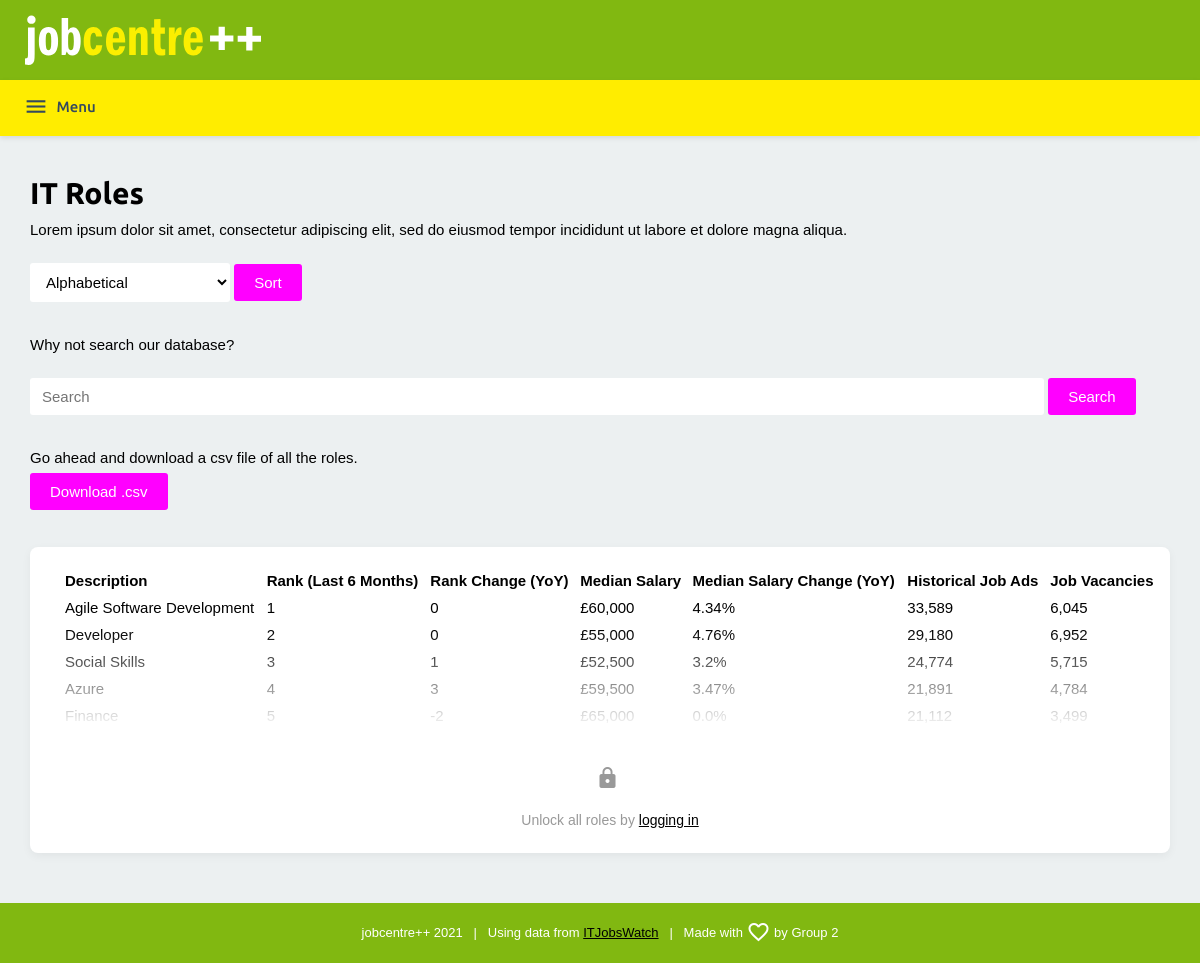
/roles/, run on an earlier commit of the app's database.
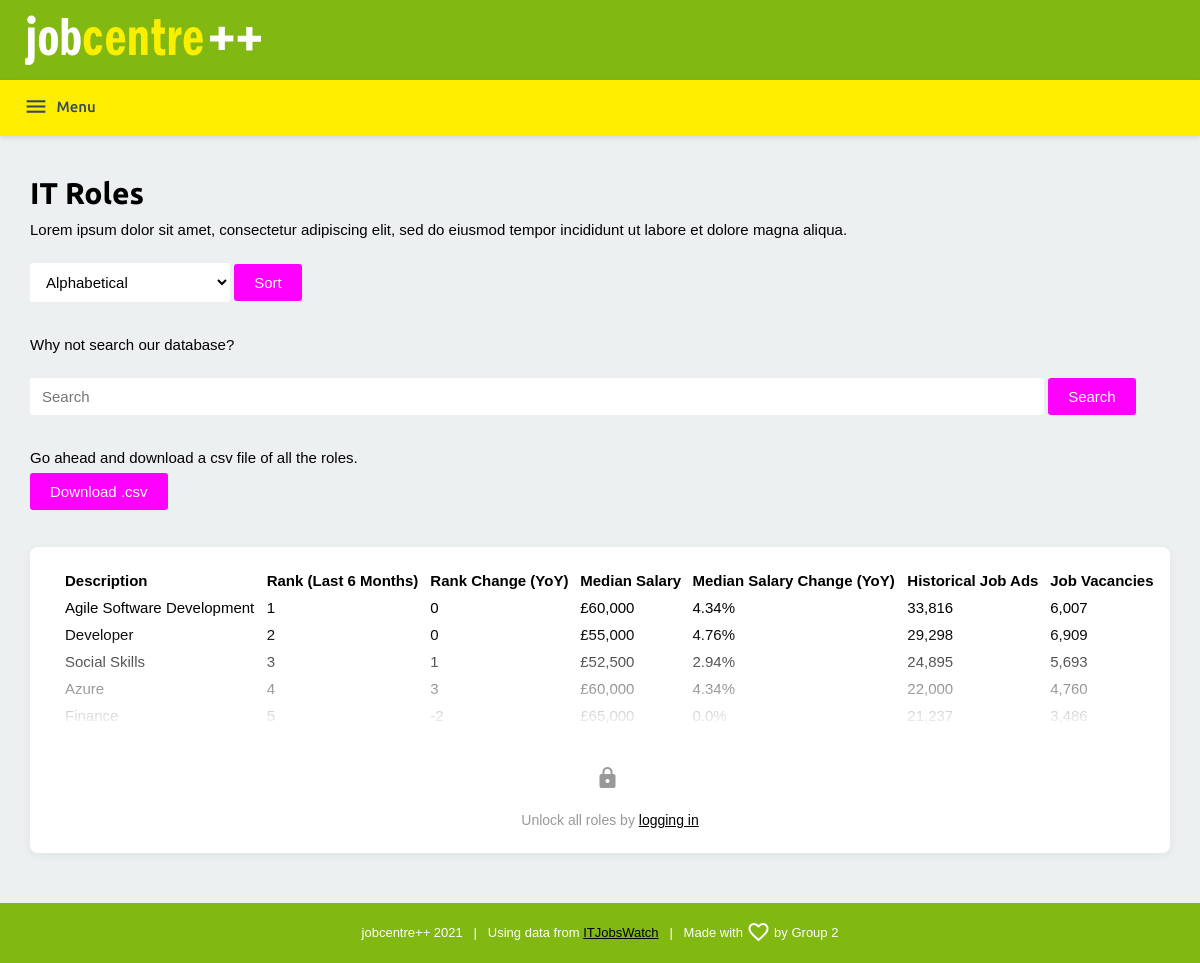
And on a later commit of the database.
### tables this page shows
CREATE TABLE roles (
            job_role TEXT,
            rank INTEGER,
            rank_change INTEGER,
            median_salary INTEGER,
            median_salary_change REAL,
            historical INTEGER,
            live_job_count INTEGER
        );

### app/routes.py (the view, shortened to what this page needs)
@flask_app.route('/roles/', methods=['GET', 'POST'])
def roles():
    search_form = RoleSearch(request.form)
    filter_form = RolesForm()
    category = 'rank'
    sort_order = 'ASC'
    is_auth = True if 'username' in session else False
    data = RolesDatabase().view_sorted_roles(category, sort_order, is_auth)
    if search_form.validate_on_submit():
        data = RolesDatabase().search_role(category, sort_order, is_auth, search_form.search_term.data)
    return render_template('roles.html', title='Roles', form=filter_form, search=search_form, data=data)

### app/roles_form.py
class RoleSearch(FlaskForm):
    search_term = StringField(validators=[DataRequired()])
    search_button = SubmitField("Search")

class RolesForm(FlaskForm):
    options = ['Alphabetical',
               'Rank',
               'Rank Change',
               'Median Salary',
               'Median Salary Change',
               'Historical Job Ads',
               'Job Vacancies'
               ]
    role_filter = SelectField(choices=options, validators=[DataRequired()])
    sort = SubmitField('Sort')

### app/roles_database.py (called while the page is built)
    def view_sorted_roles(self, category, sort_order, is_auth):
        self.roles_db_cursor.execute("SELECT * FROM roles ORDER BY {} {}".format(category, sort_order))
        if is_auth:
            all_roles = self.roles_db_cursor.fetchall()
        else:
            all_roles = self.roles_db_cursor.fetchmany(5)
        return all_roles

### app/templates/roles.html (shortened to what this page needs)
{% extends "base.html" %}
{% block content %}
    <div class="content">
        <div class="content-wrapper">
        <div class="content-left">
            <h1>IT Roles</h1>
            <p>Lorem ipsum dolor sit amet, consectetur adipiscing elit, sed do eiusmod tempor incididunt ut labore et dolore magna aliqua.</p>
            <br>
            <form action="" method="post" novalidate>
                {{ form.role_filter(class_="input input-dropdown") }}
                {{ form.sort(class_="button") }}
            </form>
            <br>
            <br>
            <p>Why not search our database?</p>
            <br>
            <form action="" method="post" novalidate>
                {{ search.search_term(size=32, class_="input search", placeholder="Search") }}
                {{ search.search_button(class_="button") }}
            </form>
            <br>
            <br>
            <p>Go ahead and download a csv file of all the roles.</p>
            <br>
            <form action="" method="post" novalidate>
                <a class="button button-margin" href="/download">Download .csv</a>
            </form>
            <br>
        </div>
        <div class="content-flask content-right">
            <div id="content-table">
            <table>
                <thead>
                <tr>
                    <th>Description</th>
                    <th>Rank (Last 6 Months)</th>
                    <th>Rank Change (YoY)</th>
                    <th>Median Salary</th>
                    <th>Median Salary Change (YoY)</th>
                    <th>Historical Job Ads</th>
                    <th>Job Vacancies</th>
                </tr>
                </thead>
                <tbody>
                 {% for row in data %}
                    <tr>
                        <td>{{row[0]}}</td>
                        <td>{{row[1]}}</td>
                        <td>{{row[2]}}</td>
                        <td>{{"£{:,}".format(row[3])}}</td>
                        <td>{{"{}%".format(row[4])}}</td>
                        <td>{{"{:,}".format(row[5])}}</td>
                        <td>{{"{:,}".format(row[6])}}</td>
                    </tr>
                 {% endfor %}
                </tbody>
            </table>
                {% if not session['username'] %}
                    <div class="capped"></div>
                    <br>
                    <div class="capped-text"><span class="material-icons m_icon">lock</span></div>
                    <div class="capped-text">Unlock all roles by <a href="/login">logging in</a></div>
                {% endif %}
            </div>
        </div>
        </div>
    </div>
{% endblock %}

What changed in the data, as far as the page shows it:
changed roles "Agile Software Development": historical "33,589" → "33,816"; live_job_count "6,045" → "6,007"
changed roles "Developer": historical "29,180" → "29,298"; live_job_count "6,952" → "6,909"
changed roles "Social Skills": median_salary_change "3.2%" → "2.94%"; historical "24,774" → "24,895"; live_job_count "5,715" → "5,693"
changed roles "Azure": median_salary "£59,500" → "£60,000"; median_salary_change "3.47%" → "4.34%"; historical "21,891" → "22,000"; live_job_count "4,784" → "4,760"
changed roles "Finance": historical "21,112" → "21,237"; live_job_count "3,499" → "3,486"
